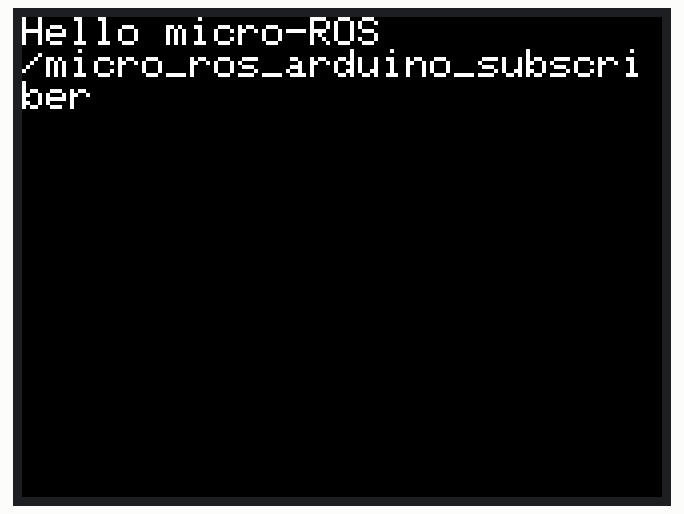
The sketch below on a simulated ESP32. On the bench: 320×240 colour display. The ROS host is connected and sends only what is stated.

Above: at 0.2 s.

The sketch:

micro-ros_m5stack_subscriber_wifi.ino
```cpp
//
// micro-ROS subscriber sample program
// for M5Stack
//
#include <M5Stack.h>
#include <micro_ros_arduino.h>

#include <stdio.h>
#include <rcl/rcl.h>
#include <rcl/error_handling.h>
#include <rclc/rclc.h>
#include <rclc/executor.h>

#include <std_msgs/msg/int32.h>

rcl_subscription_t subscriber;
std_msgs__msg__Int32 msg;
rclc_executor_t executor;
rclc_support_t support;
rcl_allocator_t allocator;
rcl_node_t node;
rcl_timer_t timer;

//#define LED_PIN 13

#define RCCHECK(fn) { rcl_ret_t temp_rc = fn; if((temp_rc != RCL_RET_OK)){error_loop();}}
#define RCSOFTCHECK(fn) { rcl_ret_t temp_rc = fn; if((temp_rc != RCL_RET_OK)){}}


void error_loop(){
  M5.Lcd.print("Error!!\n");
  //while(1){
  //  digitalWrite(LED_PIN, !digitalRead(LED_PIN));
  //  delay(1000);
  //}
}

void subscription_callback(const void * msgin)
{
  const std_msgs__msg__Int32 * msg = (const std_msgs__msg__Int32 *)msgin;
  //digitalWrite(LED_PIN, (msg->data == 0) ? LOW : HIGH);
  M5.Lcd.printf("Data: %d\n", msg->data);
}

void setup() {
  M5.begin();
  M5.Power.begin();
  M5.Lcd.setTextSize(2);
  M5.Lcd.print("Hello micro-ROS\n");
  M5.Lcd.print("/micro_ros_arduino_subscriber\n");

  // for WiFi
  set_microros_wifi_transports("SSID", "PASS", "192.168.xxx.xxx", 8888);
  // for USB
  //set_microros_transports();

  //pinMode(LED_PIN, OUTPUT);
  //digitalWrite(LED_PIN, HIGH);

  delay(2000);

  allocator = rcl_get_default_allocator();

  //create init_options
  RCCHECK(rclc_support_init(&support, 0, NULL, &allocator));

  // create node
  RCCHECK(rclc_node_init_default(&node, "micro_ros_arduino_node", "", &support));

  // create subscriber
  RCCHECK(rclc_subscription_init_default(
    &subscriber,
    &node,
    ROSIDL_GET_MSG_TYPE_SUPPORT(std_msgs, msg, Int32),
    "micro_ros_arduino_subscriber"));

  // create executor
  RCCHECK(rclc_executor_init(&executor, &support.context, 1, &allocator));
  RCCHECK(rclc_executor_add_subscription(&executor, &subscriber, &msg, &subscription_callback, ON_NEW_DATA));
}

void loop() {
  delay(100);
  RCCHECK(rclc_executor_spin_some(&executor, RCL_MS_TO_NS(100)));
}
```
